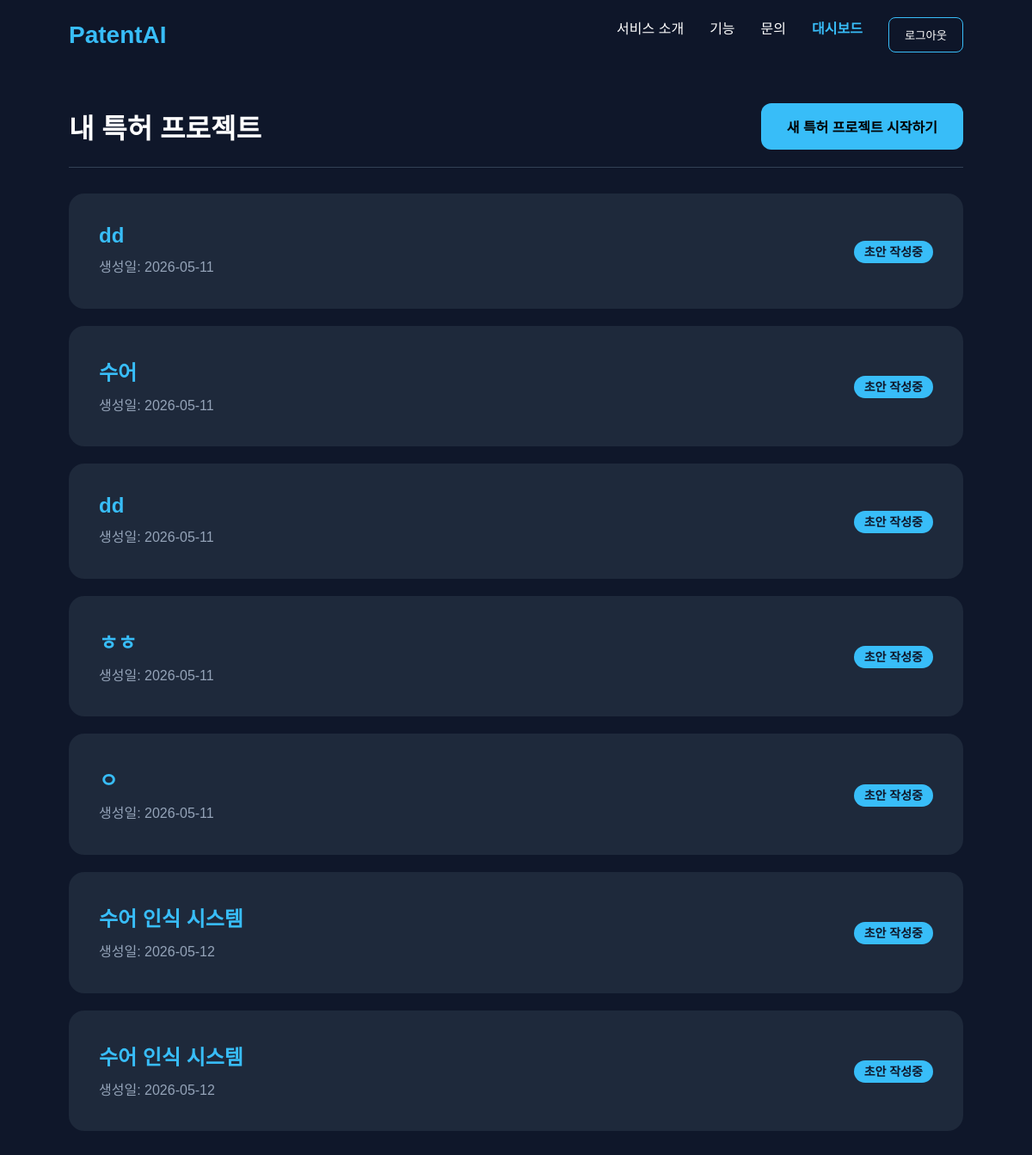
/workspace/dashboard/ (signed in), run on the app's committed database.
### workspace/models.py (models this page shows)
class PatentProject(models.Model):
    STATUS_CHOICES = (
        ('draft', '초안 작성중'),
        ('agent_processing', 'AI 처리중'),
        ('review', '변리사 검토중'),
        ('done', '완료'),
    )
    title = models.CharField(max_length=200, verbose_name="프로젝트명")
    owner = models.ForeignKey(User, on_delete=models.CASCADE, related_name='projects')
    status = models.CharField(max_length=20, choices=STATUS_CHOICES, default='draft')
    original_data_hash = models.CharField(max_length=64, blank=True, null=True) # 원본 데이터의 해시값을 저장하는 필드 (중복 방지 및 변경 감지용)
    created_at = models.DateTimeField(auto_now_add=True)
    updated_at = models.DateTimeField(auto_now=True)

### workspace/views.py (the view)
# urls.py: path('dashboard/', views.dashboard, name='dashboard'),
@login_required(login_url='/accounts/login/')
def dashboard(request):
    try:
        user_role = request.user.userprofile.role
    except:
        user_role = 'inventor'
    if user_role == 'attorney':
        projects = PatentProject.objects.filter(status='review')
        template_name = 'workspace/attorney_dashboard.html'
    else:
        projects = PatentProject.objects.filter(owner=request.user)
        template_name = 'workspace/inventor_dashboard.html'
    return render(request, template_name, {'projects': projects})

### workspace/templates/workspace/inventor_dashboard.html
{% extends "base.html" %}
{% block content %}
<div class="dashboard-container" style="padding: 120px 80px 50px 80px; max-width: 1200px; margin: 0 auto;">
    <div style="display: flex; justify-content: space-between; align-items: center; border-bottom: 1px solid #334155; padding-bottom: 20px; margin-bottom: 30px;">
        <h1 style="margin: 0; font-size: 32px;">내 특허 프로젝트</h1>
        <a href="{% url 'create_project' %}" class="start-btn" style="text-decoration: none; display: inline-block;">새 특허 프로젝트 시작하기</a>
    </div>
    <div class="project-list" style="display: flex; flex-direction: column; gap: 20px;">
        {% for project in projects %}
        <div class="card" style="width: 100%; display: flex; justify-content: space-between; align-items: center;">
            <div>
                <h2 style="margin-bottom: 10px; font-size: 24px;">
                    <a href="{% url 'workstation' project.id %}" style="color: #38bdf8; text-decoration: none;">
                        {{ project.title }}
                    </a>
                </h2>
                <p style="color: #94a3b8;">생성일: {{ project.created_at|date:"Y-m-d" }}</p>
            </div>
            <div>
                <span style="background: #38bdf8; color: #0f172a; padding: 5px 12px; border-radius: 20px; font-weight: bold; font-size: 14px;">
                    {{ project.get_status_display }}
                </span>
            </div>
        </div>
        {% empty %}
        <div style="text-align: center; padding: 60px 0; background: #1e293b; border-radius: 18px;">
            <p style="color: #94a3b8; font-size: 18px; margin-bottom: 20px;">아직 진행 중인 프로젝트가 없습니다.</p>
        </div>
        {% endfor %}
    </div>
</div>
{% endblock %}

### static/css/style.css (style rules this page uses)
* { margin: 0; padding: 0; box-sizing: border-box; }
body { font-family: Arial, sans-serif; background: #0f172a; color: white; }
.start-btn, .demo-btn { padding: 15px 30px; border: none; border-radius: 12px; font-size: 16px; cursor: pointer; transition: 0.3s; }
.start-btn { background: #38bdf8; color: black; font-weight: bold; }
.card { width: 300px; background: #1e293b; padding: 35px; border-radius: 18px; transition: 0.3s; }
.card h2 { margin-bottom: 20px; color: #38bdf8; }
.card p { color: #cbd5e1; line-height: 1.6; }

### data on the page
PatentProject: title "dd", created_at "2026-05-11", status "초안 작성중"
PatentProject: title "수어", created_at "2026-05-11", status "초안 작성중"
PatentProject: title "dd", created_at "2026-05-11", status "초안 작성중"
PatentProject: title "ㅎㅎ", created_at "2026-05-11", status "초안 작성중"
PatentProject: title "ㅇ", created_at "2026-05-11", status "초안 작성중"
PatentProject: title "수어 인식 시스템", created_at "2026-05-12", status "초안 작성중"
PatentProject: title "수어 인식 시스템", created_at "2026-05-12", status "초안 작성중"
